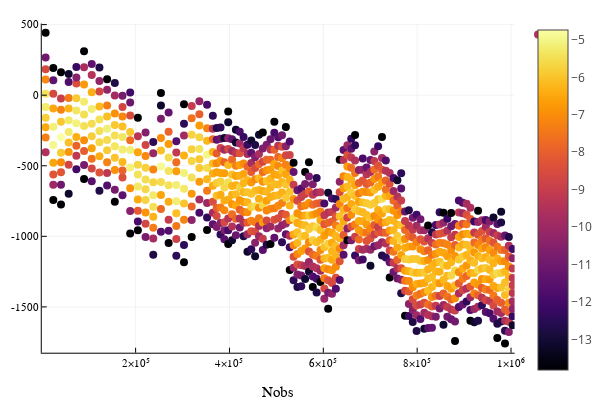

The notebook cell saved with this chart:
### Markdown cell above
## Partition and IndexedPartition

- Unique structure for plotting a **summary** of a large dataset

### Code cell
y = cumsum(randn(10^6)) + 100randn(10^6)

o = Partition(Hist(10))

fit!(o, y)

plot(o, xlab = "Nobs")

### Figure 1 — Plotly figure (JSON) as saved in the notebook; plotly's stock layout.template omitted (floating-point values rounded to 4 significant figures; data arrays with more than 128 entries replaced by an {"elided": "..."} marker saying what was removed)
{"data": [{"colorbar": {"title": ""}, "hoverinfo": "text", "marker": {"cmax": -4.736, "cmin": -13.82, "color": {"elided": "1010 float values"}, "colorscale": [[0, "rgba(0, 0, 4, 1.000)"], [0.03448, "rgba(4, 3, 20, 1.000)"], [0.06897, "rgba(13, 8, 41, 1.000)"], [0.1034, "rgba(24, 12, 60, 1.000)"], [0.1379, "rgba(38, 12, 81, 1.000)"], [0.1724, "rgba(54, 9, 97, 1.000)"], [0.2069, "rgba(69, 10, 105, 1.000)"], [0.2414, "rgba(84, 15, 109, 1.000)"], [0.2759, "rgba(97, 19, 110, 1.000)"], [0.3103, "rgba(111, 25, 110, 1.000)"], [0.3448, "rgba(125, 30, 109, 1.000)"], [0.3793, "rgba(140, 35, 105, 1.000)"], [0.4138, "rgba(154, 40, 101, 1.000)"], [0.4483, "rgba(166, 45, 96, 1.000)"], [0.4828, "rgba(180, 51, 89, 1.000)"], [0.5172, "rgba(193, 58, 80, 1.000)"], [0.5517, "rgba(206, 67, 71, 1.000)"], [0.5862, "rgba(216, 76, 62, 1.000)"], [0.6207, "rgba(226, 87, 52, 1.000)"], [0.6552, "rgba(235, 100, 41, 1.000)"], [0.6897, "rgba(241, 115, 29, 1.000)"], [0.7241, "rgba(247, 130, 18, 1.000)"], [0.7586, "rgba(250, 144, 8, 1.000)"], [0.7931, "rgba(252, 161, 8, 1.000)"], [0.8276, "rgba(252, 178, 22, 1.000)"], [0.8621, "rgba(250, 196, 42, 1.000)"], [0.8966, "rgba(246, 213, 67, 1.000)"], [0.931, "rgba(243, 229, 93, 1.000)"], [0.9655, "rgba(242, 244, 130, 1.000)"], [1, "rgba(252, 255, 164, 1.000)"]], "line": {"color": {"elided": "1010 str values"}, "width": 0}, "showscale": true, "size": 8, "symbol": "circle"}, "mode": "markers", "name": "y1", "showlegend": true, "text": {"elided": "1010 str values"}, "type": "scatter", "x": {"elided": "1010 float values"}, "xaxis": "x1", "y": {"elided": "1010 float values"}, "yaxis": "y1"}], "layout": {"annotations": [], "height": 400, "legend": {"bgcolor": "rgba(255, 255, 255, 1.000)", "bordercolor": "rgba(0, 0, 0, 1.000)", "font": {"color": "rgba(0, 0, 0, 1.000)", "family": "sans-serif", "size": 11}, "x": 1, "y": 1}, "margin": {"b": 20, "l": 0, "r": 0, "t": 20}, "paper_bgcolor": "rgba(255, 255, 255, 1.000)", "plot_bgcolor": "rgba(255, 255, 255, 1.000)", "showlegend": true, "width": 600, "xaxis1": {"anchor": "y1", "domain": [0.08064, 0.9934], "gridcolor": "rgba(0, 0, 0, 0.100)", "gridwidth": 0.5, "linecolor": "rgba(0, 0, 0, 1.000)", "mirror": false, "range": [1, 1007616], "showgrid": true, "showline": true, "showticklabels": true, "tickangle": 0, "tickcolor": "rgb(0, 0, 0)", "tickfont": {"color": "rgba(0, 0, 0, 1.000)", "family": "sans-serif", "size": 11}, "tickmode": "array", "ticks": "inside", "ticktext": ["2×10⁵", "4×10⁵", "6×10⁵", "8×10⁵", "1×10⁶"], "tickvals": [200000, 400000, 600000, 800000, 1000000], "title": "Nobs", "titlefont": {"color": "rgba(0, 0, 0, 1.000)", "family": "sans-serif", "size": 15}, "type": "-", "visible": true, "zeroline": false, "zerolinecolor": "rgba(0, 0, 0, 1.000)"}, "yaxis1": {"anchor": "x1", "domain": [0.07581, 0.9902], "gridcolor": "rgba(0, 0, 0, 0.100)", "gridwidth": 0.5, "linecolor": "rgba(0, 0, 0, 1.000)", "mirror": false, "range": [-1825.0, 507.5], "showgrid": true, "showline": true, "showticklabels": true, "tickangle": 0, "tickcolor": "rgb(0, 0, 0)", "tickfont": {"color": "rgba(0, 0, 0, 1.000)", "family": "sans-serif", "size": 11}, "tickmode": "array", "ticks": "inside", "ticktext": ["-1500", "-1000", "-500", "0", "500"], "tickvals": [-1500, -1000, -500, 0, 500], "title": "", "titlefont": {"color": "rgba(0, 0, 0, 1.000)", "family": "sans-serif", "size": 15}, "type": "-", "visible": true, "zeroline": false, "zerolinecolor": "rgba(0, 0, 0, 1.000)"}}}
